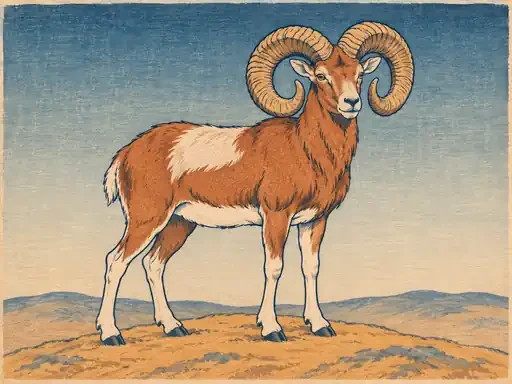
#> input picture game/fetih/dist/gk/GK-009.webp, 512 x 384 px
$ python -i kur.py   (imports and definitions only)
#> lines starting #> are read from the running program, lines starting #| are printed output that depends on the picture
#> further down, picture is the input picture: PIL image 512x384 RGB; mean R, G, B 169.5, 152.7, 130.7
# Göz Kararı kurulumu: python3 -I kur.py <görsel_klasörü>
#   1. P1–P12.md'den soruları okur (denetle.py ile aynı düzen; P1–P6: GK-001–310, P7–P8: GK-311–510, P9–P12: GK-511–1310).
#      Görseli klasörde
#      olmayan YENİ madde (GK-311+) atlanır: ikinci liste parça parça gelebilir; ilk 310'un hepsi şart
#   2. gorsel_test.py'yi çalıştırır (hata varsa durur); siluet maskesi çıkmayanlar bulanık kipe geçer
#   3. görselleri dist/gk/ altına kopyalar, siluet maskelerini 320×240 gri PNG olarak yazar (GK-xxx.m.png)
#   4. karo / çizim kipleri için odak noktası bulur (en yoğun ayrıntılı bölge, kenarlardan uzak; çizimde rengin yayıldığı yer)
#   5. src/data/gozkarari.js'i üretir (elle düzenlenmez)
import sys, os, re, json, glob, shutil, subprocess, tempfile
import numpy as np
from PIL import Image, ImageFilter
from scipy import ndimage as nd

SRC = os.path.abspath(sys.argv[1])
HERE = os.path.dirname(os.path.abspath(__file__))
ROOT = os.path.abspath(os.path.join(HERE, '..', '..'))
OUT = os.path.join(ROOT, 'dist', 'gk')

RX = re.compile(r'^### (GK-\d{3,4}) · ([^·]+) · ([^·]+) · Zorluk (\d) · Gösterim: ([^\n]+)\n```\n(.*?)\n```\n- \*\*Soru:\*\* (.*?)\n- \*\*Şıklar:\*\* (.*?)\n- \*\*Bilgi:\*\* (.*?)$', re.M | re.S)
items = []
# P1–P8 (GK-001–510) ve 1000 görsel listesi P9–P12 (GK-511–1310); sayısal sıra (P10, P2'den önce gelmesin)
# [8 lines not run here, left out]
eksik = [i['id'] for i in items if int(i['id'][3:]) > 310 and not os.path.exists(os.path.join(SRC, i['id'] + '.webp'))]
# [1 line not run here, left out]
items = [i for i in items if i['id'] not in set(eksik)]

tmp = tempfile.mkdtemp()
js = os.path.join(tmp, 'items.json')
# [1 line not run here, left out]
mdir = os.path.join(tmp, 'mask')
r = subprocess.run([sys.executable, '-I', os.path.join(HERE, 'gorsel_test.py'), SRC, js, mdir], capture_output=True, text=True)
# [5 lines not run here, left out]

CAT = {
    'Hayvanlar': 'bilim', 'Dinozor ve deniz canlıları': 'bilim', 'İcatlar': 'bilim', 'Uzay': 'bilim', 'Bilim aletleri': 'bilim',
    'Genel tarih sahneleri': 'tarih', 'Doğa olayları': 'cografya', 'Spor': 'spor', 'El sanatları': 'sanat', 'Tablolar': 'sanat',
    'Eşyalar ve aletler': 'eglence', 'Eski ev eşyaları': 'eglence', 'Ulaşım araçları': 'eglence', 'Meslekler': 'eglence',
    # ikinci liste (GK-311–510); sıra KONULAR dizinini belirler: eskilerin dizini kaymaz
    'Hayvanlar II': 'bilim', 'Bitkiler ve meyveler': 'bilim', 'Türk mutfağı': 'eglence', 'Müzik aletleri': 'sanat',
    'Tarihî nesneler': 'tarih', 'Mimari öğeler': 'sanat', 'Bilim ve teknoloji II': 'bilim', 'Spor II': 'spor',
    'Yer bilimi ve gökyüzü': 'cografya', 'Tablolar II': 'sanat',
    # 1000 görsel listesi (GK-511–1310, GORSEL-1000.md); yine yalnız sona eklenir
    'Kuşlar': 'bilim', 'Böcekler ve örümcekler': 'bilim', 'Okyanus ve tatlı su canlıları': 'bilim', 'Köpek, kedi ve at ırkları': 'bilim',
    'Tarih öncesi canlılar II': 'bilim', 'Ağaçlar ve çiçekler': 'bilim', 'Taşlar, mineraller ve kristaller': 'bilim', 'İnsan vücudu': 'bilim',
    'Mikro dünya': 'bilim', 'Fizik ve kimya olayları': 'bilim',
    'Uzay II': 'bilim', 'Enerji ve mühendislik': 'bilim', "Türkiye'nin doğası": 'cografya', 'Dünyanın doğa harikaları': 'cografya',
    'Kartpostal manzaraları': 'cografya', 'Geleneksel evler ve barınaklar': 'cografya', 'Geleneksel giysiler': 'cografya',
    'Dünya festivalleri ve gelenekleri': 'cografya', 'Dünya mutfağı': 'eglence', 'Tatlılar, ekmekler ve içecekler': 'eglence',
    'Osmanlı gündelik hayatı': 'tarih', 'Antik uygarlıklar': 'tarih', 'Tarihî savaş araçları ve zırhlar': 'tarih',
    'Tarihî gemiler ve denizcilik': 'tarih', 'Türk tarihinden semboller ve eşyalar': 'tarih', 'Keşif ve bilim tarihinden sahneler': 'tarih',
    'Baharatlar, kuruyemişler ve tahıllar': 'eglence', 'Oyunlar ve oyuncaklar': 'eglence', 'Tarım ve köy hayatı': 'eglence',
    'Teknolojinin eskileri': 'eglence',
    'Tablolar III': 'sanat', 'Tablolar IV': 'sanat', 'Ünlü heykeller': 'sanat', 'Mitoloji ve efsane yaratıkları': 'sanat',
    'Edebiyat ve masal sahneleri': 'sanat', 'Dans, tiyatro ve sahne sanatları': 'sanat', 'Dünya el sanatları': 'sanat',
    'Müzik aletleri II': 'sanat', 'Olimpiyat branşları ve ekipmanları': 'spor', 'Dünya sporları ve oyun alanları': 'spor',
    # ünlü kişi portreleri (GK-1311–1410; kullanıcı kararı 16 Kasım: yalnız en geç 1955'te ölmüş kişiler, telifsiz kaynak)
    'Bilim insanları': 'bilim', 'Tarihî kişiler': 'tarih', 'Yazarlar ve şairler': 'sanat', 'Ressamlar ve besteciler': 'sanat',
    # ünlü kişi portreleri II (GK-1411–1560; kullanıcı: "150 tane daha … toplam 1250 olsun")
    'Devlet adamları': 'tarih', 'Komutanlar ve kâşifler': 'tarih', 'Bilim insanları II': 'bilim', 'Mucitler ve öncüler': 'eglence',
    'Yazarlar ve şairler II': 'sanat', 'Sanatçılar ve besteciler II': 'sanat',
}
KONU = {k: i for i, k in enumerate(CAT)}
# Gösterim → kip. Kullanıcı kararı (16 Kasım 2026): yakın çekim ve ayrıntı görseli 5–6,5 kat büyütüp pikselletiyordu;
# yerlerine büyütmesiz kipler: yakın çekim → karo karo, ayrıntı (tablolar) → çizimden fotoğrafa (src/quiz/gk_kipler.js).
MODE = {'bulanık': 'blur', 'yakın çekim': 'karo', 'siluet': 'sil', 'ayrıntı': 'cizim', 'karo': 'karo', 'çizim': 'cizim'}
# içerik uyarlaması yapılmış tablolar (üretim raporu): aslına birebir değil; soru tablonun adını/ressamını sorar, kompozisyon aynı
UYARLAMA = {'GK-267', 'GK-268', 'GK-275', 'GK-279', 'GK-287', 'GK-292'}

def focus(im):
    """Ayrıntının en yoğun olduğu nokta (0..1), kenarlardan en az %22 içeride."""
    g = np.asarray(im.convert('L').resize((160, 120)), dtype=np.float32)
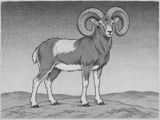
#> g: shape (120, 160) float32; min 43, max 227, mean 155.2
    e = np.hypot(nd.sobel(g, 0), nd.sobel(g, 1))
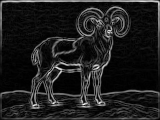
#> e: shape (120, 160) float32; min 0, max 637.3, mean 76.1; drawn with min black and max white
    e = nd.uniform_filter(e, 31)
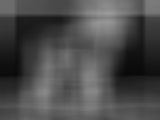
#> e: shape (120, 160) float32; min 9.74, max 156.8, mean 76.1
    h, w = e.shape
#> h = 120; w = 160
    m = np.zeros_like(e); m[int(h * .22):int(h * .78), int(w * .22):int(w * .78)] = 1
    # merkeze hafif çekim: konu çoğunlukla ortada
    yy, xx = np.mgrid[0:h, 0:w]
    e = e * m * (1.15 - 0.35 * np.hypot((xx - w / 2) / w, (yy - h / 2) / h))
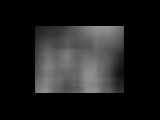
#> e: shape (120, 160) float64; min 0, max 149.1, mean 29.6
    y, x = np.unravel_index(np.argmax(e), e.shape)
#> y = 26; x = 97
    return round(x / w, 3), round(y / h, 3)

def paintbox(im):
    """Tablonun 4:3 karedeki asıl alanı (koyu dolgu şeritleri hariç), 0..1."""
    a = np.asarray(im.convert('RGB').resize((200, 150)), dtype=np.float32)
    pad = np.median(np.concatenate([a[:, :3].reshape(-1, 3), a[:, -3:].reshape(-1, 3), a[:3].reshape(-1, 3), a[-3:].reshape(-1, 3)]), axis=0)
    diff = np.linalg.norm(a - pad, axis=2) > 18
    cols = np.where(diff.mean(0) > 0.25)[0]
    rws = np.where(diff.mean(1) > 0.25)[0]
    if not len(cols) or not len(rws): return None
    b = [cols[0] / 200, rws[0] / 150, (cols[-1] + 1) / 200, (rws[-1] + 1) / 150]
    if (b[2] - b[0]) > 0.97 and (b[3] - b[1]) > 0.97: return None
    return [round(x, 3) for x in b]

# Maskesi çıkan ama gözle bakınca nesneyi tanıtmayan siluetler (dağınık leke, kopuk parça, kaybolan bacak): bulanık kipe
# (16 Kasım 2026 denetimi: Sac taş ve ateşle karışıyor, Ud kopuk, Kulplu beygirin bacakları yok, Trilobit delikli oval)
SIL_RED = {'GK-365', 'GK-376', 'GK-459', 'GK-490'}
# Otomatik odak konuyu ıskalayınca elle odak (0..1): ilk kadraj halıya, duvara, sehpaya, boş beyaza düşüyordu (16 Kasım 2026)
ODAK_EL = {'GK-333': (0.70, 0.55), 'GK-372': (0.50, 0.45), 'GK-384': (0.27, 0.40), 'GK-401': (0.50, 0.45),
           'GK-409': (0.48, 0.45), 'GK-410': (0.33, 0.58), 'GK-457': (0.48, 0.58), 'GK-496': (0.30, 0.68)}
rows, switched = [], []
# [21 lines not run here, left out]

head = """// ÜRETİLDİ: tools/gozkarari/kur.py (elle düzenleme; P1–P12.md'yi düzenleyip yeniden üret)
// Göz Kararı: görselli sorular. img: dist/gk/<img>.webp (siluette <img>.m.png maske), mode: blur | zoom | sil | detail,
// a[0] doğru şık, b: cevaptan sonra gösterilen tek satır bilgi, f: yakın çekim/ayrıntı odağı (0..1), uy: içeriği
// uyarlanmış tablo (aslına birebir değil), konu: KONULAR dizini.
"""
konular = json.dumps(list(CAT), ensure_ascii=False)
body = ',\n'.join('\t' + json.dumps(r, ensure_ascii=False, separators=(',', ':')) for r in rows)
# [3 lines not run here, left out]
from collections import Counter
# [1 line not run here, left out]

>>> from PIL import Image
>>> picture = Image.open('../../dist/gk/GK-009.webp')
>>> result = focus(picture)
#> result = (0.606, 0.217)

$ run again, on game/fetih/dist/gk/GK-019.webp
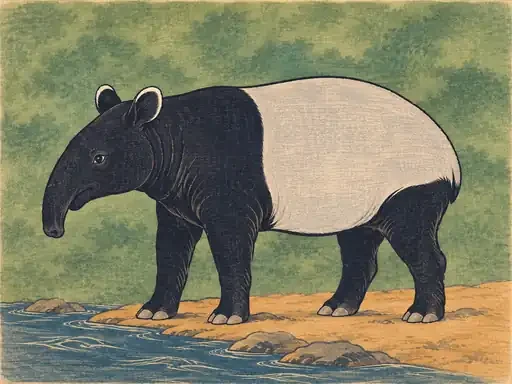
#> input picture game/fetih/dist/gk/GK-019.webp, 512 x 384 px
#> picture is the input picture: PIL image 512x384 RGB; mean R, G, B 128.5, 127.2, 100.2
#> in focus, `g = np.asarray(im.convert('L').resize((160, 120)), dtype=np.float32)`:
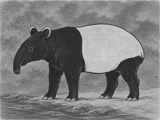
#> g: shape (120, 160) float32; min 30, max 211, mean 124.4
#> in focus, `e = e * m * (1.15 - 0.35 * np.hypot((xx - w / 2) / w, (yy - h / 2) / h))`:
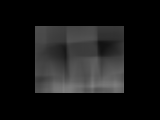
#> e: shape (120, 160) float64; min 0, max 127.2, mean 22.8
#> y = 85; x = 92
#> result = (0.575, 0.708)

$ run again, on game/fetih/dist/gk/GK-022.webp
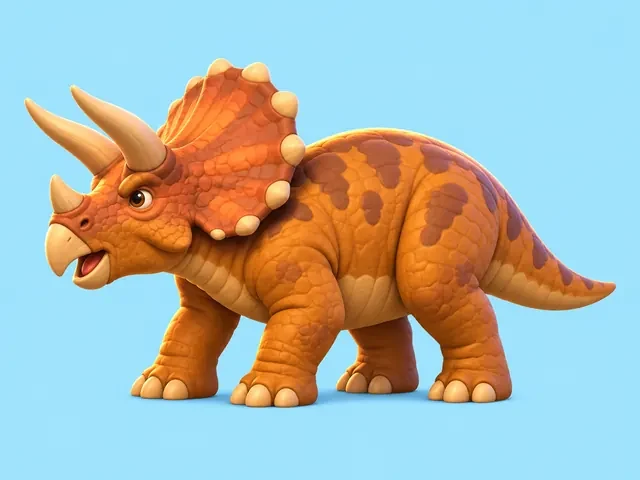
#> input picture game/fetih/dist/gk/GK-022.webp, 640 x 480 px
#> picture is the input picture: PIL image 640x480 RGB; mean R, G, B 171.7, 182.2, 175.3
#> in focus, `g = np.asarray(im.convert('L').resize((160, 120)), dtype=np.float32)`:
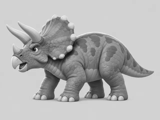
#> g: shape (120, 160) float32; min 13, max 235, mean 178.5
#> in focus, `e = e * m * (1.15 - 0.35 * np.hypot((xx - w / 2) / w, (yy - h / 2) / h))`:
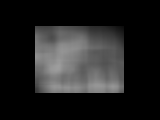
#> e: shape (120, 160) float64; min 0, max 157.7, mean 33.1
#> y = 66; x = 58
#> result = (0.362, 0.55)
